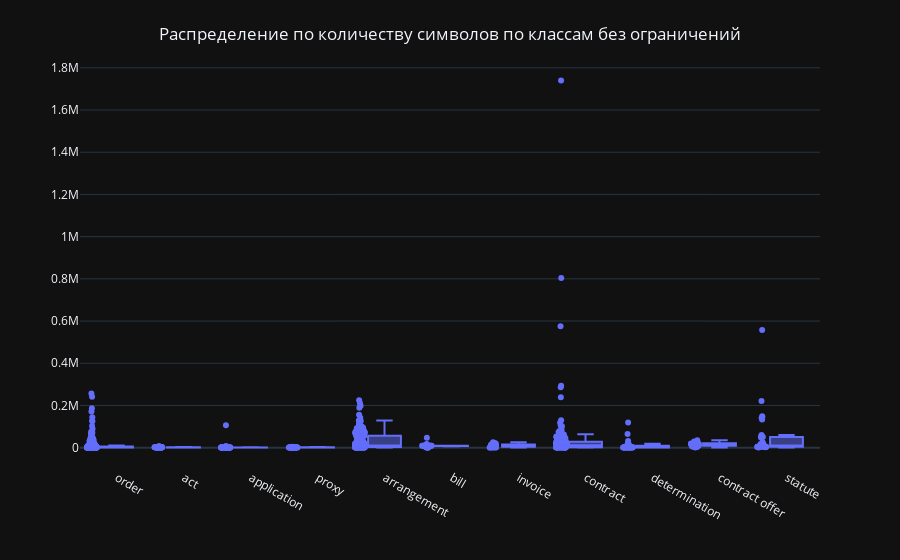

The notebook cell saved with this chart:
### Code cell
build_box(df, 'class', 'char_count', 'Распределение по количеству символов по классам без ограничений', '', '')

### Figure 1 — Plotly figure (JSON) as saved in the notebook; plotly's stock layout.template omitted (floating-point values rounded to 4 significant figures; data arrays with more than 128 entries replaced by an {"elided": "..."} marker saying what was removed)
{"data": [{"alignmentgroup": "True", "boxpoints": "all", "hovertemplate": "class=%{x}<br>char_count=%{y}<extra></extra>", "legendgroup": "", "marker": {"color": "#636efa"}, "name": "", "notched": false, "offsetgroup": "", "orientation": "v", "showlegend": false, "type": "box", "x": {"elided": "1210 str values"}, "x0": " ", "xaxis": "x", "y": {"elided": "1210 int values"}, "y0": " ", "yaxis": "y"}], "layout": {"autosize": true, "boxmode": "group", "legend": {"tracegroupgap": 0}, "margin": {"t": 60}, "showlegend": false, "title": {"text": "Распределение по количеству символов по классам без ограничений", "x": 0.5, "y": 0.95}, "xaxis": {"anchor": "y", "autorange": true, "domain": [0, 1], "range": [-0.5266, 10.5], "title": {"text": ""}, "type": "category"}, "yaxis": {"anchor": "x", "autorange": true, "domain": [0, 1], "range": [-96350.0, 1837000.0], "title": {"text": ""}, "type": "linear"}}}
